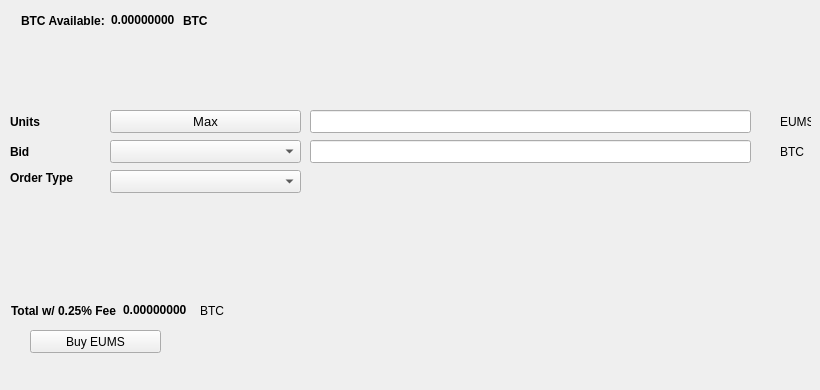
   <widget class="QWidget" name="BuyTab">
    <attribute name="title">
     <string>Buy</string>
    </attribute>
    <widget class="QPushButton" name="BuyPIE">
     <property name="geometry">
      <rect>
       <x>30</x>
       <y>330</y>
       <width>131</width>
       <height>23</height>
      </rect>
     </property>
     <property name="text">
      <string>Buy EUMS</string>
     </property>
     <property name="icon">
      <iconset resource="../eums.qrc">
       <normaloff>:/icons/bitcoin</normaloff>:/icons/bitcoin</iconset>
     </property>
    </widget>
    <widget class="QLabel" name="label_3">
     <property name="geometry">
      <rect>
       <x>10</x>
       <y>110</y>
       <width>46</width>
       <height>23</height>
      </rect>
     </property>
     <property name="font">
      <font>
       <weight>75</weight>
       <bold>true</bold>
      </font>
     </property>
     <property name="text">
      <string>Units</string>
     </property>
    </widget>
    <widget class="QLineEdit" name="UnitsInput">
     <property name="geometry">
      <rect>
       <x>310</x>
       <y>110</y>
       <width>441</width>
       <height>23</height>
      </rect>
     </property>
     <property name="font">
      <font>
       <pointsize>9</pointsize>
       <weight>75</weight>
       <bold>true</bold>
      </font>
     </property>
    </widget>
    <widget class="QLineEdit" name="BuyBidPriceEdit">
     <property name="geometry">
      <rect>
       <x>310</x>
       <y>140</y>
       <width>441</width>
       <height>23</height>
      </rect>
     </property>
     <property name="font">
      <font>
       <pointsize>9</pointsize>
       <weight>75</weight>
       <bold>true</bold>
      </font>
     </property>
    </widget>
    <widget class="QLabel" name="label_4">
     <property name="geometry">
      <rect>
       <x>780</x>
       <y>110</y>
       <width>31</width>
       <height>23</height>
      </rect>
     </property>
     <property name="text">
      <string>EUMS</string>
     </property>
    </widget>
    <widget class="QLabel" name="label_5">
     <property name="geometry">
      <rect>
       <x>780</x>
       <y>140</y>
       <width>31</width>
       <height>23</height>
      </rect>
     </property>
     <property name="text">
      <string>BTC</string>
     </property>
    </widget>
    <widget class="QLabel" name="label_6">
     <property name="geometry">
      <rect>
       <x>10</x>
       <y>140</y>
       <width>46</width>
       <height>23</height>
      </rect>
     </property>
     <property name="font">
      <font>
       <weight>75</weight>
       <bold>true</bold>
      </font>
     </property>
     <property name="text">
      <string>Bid</string>
     </property>
    </widget>
    <widget class="QLabel" name="label_7">
     <property name="geometry">
      <rect>
       <x>10</x>
       <y>170</y>
       <width>91</width>
       <height>16</height>
      </rect>
     </property>
     <property name="font">
      <font>
       <weight>75</weight>
       <bold>true</bold>
      </font>
     </property>
     <property name="text">
      <string>Order Type</string>
     </property>
    </widget>
    <widget class="QPushButton" name="Buy_Max_Amount">
     <property name="geometry">
      <rect>
       <x>110</x>
       <y>110</y>
       <width>191</width>
       <height>23</height>
      </rect>
     </property>
     <property name="font">
      <font>
       <pointsize>10</pointsize>
      </font>
     </property>
     <property name="text">
      <string>Max</string>
     </property>
    </widget>
    <widget class="QComboBox" name="BuyBidcomboBox">
     <property name="geometry">
      <rect>
       <x>110</x>
       <y>140</y>
       <width>191</width>
       <height>23</height>
      </rect>
     </property>
     <property name="font">
      <font>
       <pointsize>10</pointsize>
      </font>
     </property>
    </widget>
    <widget class="QComboBox" name="buyOrdertypeCombo">
     <property name="geometry">
      <rect>
       <x>110</x>
       <y>170</y>
       <width>191</width>
       <height>23</height>
      </rect>
     </property>
     <property name="font">
      <font>
       <pointsize>10</pointsize>
      </font>
     </property>
    </widget>
    <widget class="QWidget" name="layoutWidget1">
     <property name="geometry">
      <rect>
       <x>21</x>
       <y>11</y>
       <width>227</width>
       <height>19</height>
      </rect>
     </property>
     <layout class="QHBoxLayout" name="horizontalLayout_3">
      <item>
       <widget class="QLabel" name="label232">
        <property name="font">
         <font>
          <weight>75</weight>
          <bold>true</bold>
         </font>
        </property>
        <property name="text">
         <string>BTC Available:</string>
        </property>
       </widget>
      </item>
      <item>
       <widget class="QLabel" name="BtcAvailableLbl">
        <property name="palette">
         <palette>
          <active>
           <colorrole role="WindowText">
            <brush brushstyle="SolidPattern">
             <color alpha="255">
              <red>0</red>
              <green>0</green>
              <blue>0</blue>
             </color>
            </brush>
           </colorrole>
           <colorrole role="Button">
            <brush brushstyle="SolidPattern">
             <color alpha="255">
              <red>0</red>
              <green>170</green>
              <blue>0</blue>
             </color>
            </brush>
           </colorrole>
           <colorrole role="Light">
            <brush brushstyle="SolidPattern">
             <color alpha="255">
              <red>0</red>
              <green>255</green>
              <blue>0</blue>
             </color>
            </brush>
           </colorrole>
           <colorrole role="Midlight">
            <brush brushstyle="SolidPattern">
             <color alpha="255">
              <red>0</red>
              <green>212</green>
              <blue>0</blue>
             </color>
            </brush>
           </colorrole>
           <colorrole role="Dark">
            <brush brushstyle="SolidPattern">
             <color alpha="255">
              <red>0</red>
              <green>85</green>
              <blue>0</blue>
             </color>
            </brush>
           </colorrole>
           <colorrole role="Mid">
            <brush brushstyle="SolidPattern">
             <color alpha="255">
              <red>0</red>
              <green>113</green>
              <blue>0</blue>
             </color>
            </brush>
           </colorrole>
           <colorrole role="Text">
            <brush brushstyle="SolidPattern">
             <color alpha="255">
              <red>0</red>
              <green>170</green>
              <blue>0</blue>
             </color>
            </brush>
           </colorrole>
           <colorrole role="BrightText">
            <brush brushstyle="SolidPattern">
             <color alpha="255">
              <red>255</red>
              <green>255</green>
              <blue>255</blue>
             </color>
            </brush>
           </colorrole>
           <colorrole role="ButtonText">
            <brush brushstyle="SolidPattern">
             <color alpha="255">
              <red>0</red>
              <green>0</green>
              <blue>0</blue>
             </color>
            </brush>
           </colorrole>
           <colorrole role="Base">
            <brush brushstyle="SolidPattern">
             <color alpha="255">
              <red>255</red>
              <green>255</green>
              <blue>255</blue>
             </color>
            </brush>
           </colorrole>
           <colorrole role="Window">
            <brush brushstyle="SolidPattern">
             <color alpha="255">
              <red>0</red>
              <green>170</green>
              <blue>0</blue>
             </color>
            </brush>
           </colorrole>
           <colorrole role="Shadow">
            <brush brushstyle="SolidPattern">
             <color alpha="255">
              <red>0</red>
              <green>0</green>
              <blue>0</blue>
             </color>
            </brush>
           </colorrole>
           <colorrole role="AlternateBase">
            <brush brushstyle="SolidPattern">
             <color alpha="255">
              <red>127</red>
              <green>212</green>
              <blue>127</blue>
             </color>
            </brush>
           </colorrole>
           <colorrole role="ToolTipBase">
            <brush brushstyle="SolidPattern">
             <color alpha="255">
              <red>255</red>
              <green>255</green>
              <blue>220</blue>
             </color>
            </brush>
           </colorrole>
           <colorrole role="ToolTipText">
            <brush brushstyle="SolidPattern">
             <color alpha="255">
              <red>0</red>
              <green>0</green>
              <blue>0</blue>
             </color>
            </brush>
           </colorrole>
          </active>
          <inactive>
           <colorrole role="WindowText">
            <brush brushstyle="SolidPattern">
             <color alpha="255">
              <red>0</red>
              <green>0</green>
              <blue>0</blue>
             </color>
            </brush>
           </colorrole>
           <colorrole role="Button">
            <brush brushstyle="SolidPattern">
             <color alpha="255">
              <red>0</red>
              <green>170</green>
              <blue>0</blue>
             </color>
            </brush>
           </colorrole>
           <colorrole role="Light">
            <brush brushstyle="SolidPattern">
             <color alpha="255">
              <red>0</red>
              <green>255</green>
              <blue>0</blue>
             </color>
            </brush>
           </colorrole>
           <colorrole role="Midlight">
            <brush brushstyle="SolidPattern">
             <color alpha="255">
              <red>0</red>
              <green>212</green>
              <blue>0</blue>
             </color>
            </brush>
           </colorrole>
           <colorrole role="Dark">
            <brush brushstyle="SolidPattern">
             <color alpha="255">
              <red>0</red>
              <green>85</green>
              <blue>0</blue>
             </color>
            </brush>
           </colorrole>
           <colorrole role="Mid">
            <brush brushstyle="SolidPattern">
             <color alpha="255">
              <red>0</red>
              <green>113</green>
              <blue>0</blue>
             </color>
            </brush>
           </colorrole>
           <colorrole role="Text">
            <brush brushstyle="SolidPattern">
             <color alpha="255">
              <red>0</red>
              <green>170</green>
              <blue>0</blue>
             </color>
            </brush>
           </colorrole>
           <colorrole role="BrightText">
            <brush brushstyle="SolidPattern">
             <color alpha="255">
              <red>255</red>
              <green>255</green>
              <blue>255</blue>
             </color>
            </brush>
           </colorrole>
           <colorrole role="ButtonText">
            <brush brushstyle="SolidPattern">
             <color alpha="255">
              <red>0</red>
              <green>0</green>
              <blue>0</blue>
             </color>
            </brush>
           </colorrole>
           <colorrole role="Base">
            <brush brushstyle="SolidPattern">
             <color alpha="255">
              <red>255</red>
              <green>255</green>
              <blue>255</blue>
             </color>
            </brush>
           </colorrole>
           <colorrole role="Window">
            <brush brushstyle="SolidPattern">
             <color alpha="255">
              <red>0</red>
              <green>170</green>
              <blue>0</blue>
             </color>
            </brush>
           </colorrole>
           <colorrole role="Shadow">
            <brush brushstyle="SolidPattern">
             <color alpha="255">
              <red>0</red>
              <green>0</green>
              <blue>0</blue>
             </color>
            </brush>
           </colorrole>
           <colorrole role="AlternateBase">
            <brush brushstyle="SolidPattern">
             <color alpha="255">
              <red>127</red>
              <green>212</green>
              <blue>127</blue>
             </color>
            </brush>
           </colorrole>
           <colorrole role="ToolTipBase">
            <brush brushstyle="SolidPattern">
             <color alpha="255">
              <red>255</red>
              <green>255</green>
              <blue>220</blue>
             </color>
            </brush>
           </colorrole>
           <colorrole role="ToolTipText">
            <brush brushstyle="SolidPattern">
             <color alpha="255">
              <red>0</red>
              <green>0</green>
              <blue>0</blue>
             </color>
            </brush>
           </colorrole>
          </inactive>
          <disabled>
           <colorrole role="WindowText">
            <brush brushstyle="SolidPattern">
             <color alpha="255">
              <red>0</red>
              <green>85</green>
              <blue>0</blue>
             </color>
            </brush>
           </colorrole>
           <colorrole role="Button">
            <brush brushstyle="SolidPattern">
             <color alpha="255">
              <red>0</red>
              <green>170</green>
              <blue>0</blue>
             </color>
            </brush>
           </colorrole>
           <colorrole role="Light">
            <brush brushstyle="SolidPattern">
             <color alpha="255">
              <red>0</red>
              <green>255</green>
              <blue>0</blue>
             </color>
            </brush>
           </colorrole>
           <colorrole role="Midlight">
            <brush brushstyle="SolidPattern">
             <color alpha="255">
              <red>0</red>
              <green>212</green>
              <blue>0</blue>
             </color>
            </brush>
           </colorrole>
           <colorrole role="Dark">
            <brush brushstyle="SolidPattern">
             <color alpha="255">
              <red>0</red>
              <green>85</green>
              <blue>0</blue>
             </color>
            </brush>
           </colorrole>
           <colorrole role="Mid">
            <brush brushstyle="SolidPattern">
             <color alpha="255">
              <red>0</red>
              <green>113</green>
              <blue>0</blue>
             </color>
            </brush>
           </colorrole>
           <colorrole role="Text">
            <brush brushstyle="SolidPattern">
             <color alpha="255">
              <red>0</red>
              <green>85</green>
              <blue>0</blue>
             </color>
            </brush>
           </colorrole>
           <colorrole role="BrightText">
            <brush brushstyle="SolidPattern">
             <color alpha="255">
              <red>255</red>
              <green>255</green>
              <blue>255</blue>
             </color>
            </brush>
           </colorrole>
           <colorrole role="ButtonText">
            <brush brushstyle="SolidPattern">
             <color alpha="255">
              <red>0</red>
              <green>85</green>
              <blue>0</blue>
             </color>
            </brush>
           </colorrole>
           <colorrole role="Base">
            <brush brushstyle="SolidPattern">
             <color alpha="255">
              <red>0</red>
              <green>170</green>
              <blue>0</blue>
             </color>
            </brush>
           </colorrole>
           <colorrole role="Window">
            <brush brushstyle="SolidPattern">
             <color alpha="255">
              <red>0</red>
              <green>170</green>
              <blue>0</blue>
             </color>
            </brush>
           </colorrole>
           <colorrole role="Shadow">
            <brush brushstyle="SolidPattern">
             <color alpha="255">
              <red>0</red>
              <green>0</green>
              <blue>0</blue>
             </color>
            </brush>
           </colorrole>
           <colorrole role="AlternateBase">
            <brush brushstyle="SolidPattern">
             <color alpha="255">
              <red>0</red>
              <green>170</green>
              <blue>0</blue>
             </color>
            </brush>
           </colorrole>
           <colorrole role="ToolTipBase">
            <brush brushstyle="SolidPattern">
             <color alpha="255">
              <red>255</red>
              <green>255</green>
              <blue>220</blue>
             </color>
            </brush>
           </colorrole>
           <colorrole role="ToolTipText">
            <brush brushstyle="SolidPattern">
             <color alpha="255">
              <red>0</red>
              <green>0</green>
              <blue>0</blue>
             </color>
            </brush>
           </colorrole>
          </disabled>
         </palette>
        </property>
        <property name="font">
         <font>
          <weight>75</weight>
          <bold>true</bold>
         </font>
        </property>
        <property name="text">
         <string>0.00000000</string>
        </property>
        <property name="textInteractionFlags">
         <set>Qt::LinksAccessibleByMouse|Qt::TextSelectableByKeyboard|Qt::TextSelectableByMouse</set>
        </property>
       </widget>
      </item>
      <item>
       <widget class="QLabel" name="BtcAvailableLbl_2">
        <property name="font">
         <font>
          <weight>75</weight>
          <bold>true</bold>
         </font>
        </property>
        <property name="text">
         <string>BTC</string>
        </property>
       </widget>
      </item>
     </layout>
    </widget>
    <widget class="QWidget" name="layoutWidge2">
     <property name="geometry">
      <rect>
       <x>11</x>
       <y>301</y>
       <width>259</width>
       <height>19</height>
      </rect>
     </property>
     <layout class="QHBoxLayout" name="horizontalLayout_4">
      <item>
       <widget class="QLabel" name="label_9">
        <property name="font">
         <font>
          <weight>75</weight>
          <bold>true</bold>
         </font>
        </property>
        <property name="text">
         <string>Total w/ 0.25% Fee</string>
        </property>
       </widget>
      </item>
      <item>
       <widget class="QLabel" name="BuyCostLabel">
        <property name="palette">
         <palette>
          <active>
           <colorrole role="WindowText">
            <brush brushstyle="SolidPattern">
             <color alpha="255">
              <red>0</red>
              <green>0</green>
              <blue>0</blue>
             </color>
            </brush>
           </colorrole>
           <colorrole role="Button">
            <brush brushstyle="SolidPattern">
             <color alpha="255">
              <red>0</red>
              <green>170</green>
              <blue>0</blue>
             </color>
            </brush>
           </colorrole>
           <colorrole role="Light">
            <brush brushstyle="SolidPattern">
             <color alpha="255">
              <red>0</red>
              <green>255</green>
              <blue>0</blue>
             </color>
            </brush>
           </colorrole>
           <colorrole role="Midlight">
            <brush brushstyle="SolidPattern">
             <color alpha="255">
              <red>0</red>
              <green>212</green>
              <blue>0</blue>
             </color>
            </brush>
           </colorrole>
           <colorrole role="Dark">
            <brush brushstyle="SolidPattern">
             <color alpha="255">
              <red>0</red>
              <green>85</green>
              <blue>0</blue>
             </color>
            </brush>
           </colorrole>
           <colorrole role="Mid">
            <brush brushstyle="SolidPattern">
             <color alpha="255">
              <red>0</red>
              <green>113</green>
              <blue>0</blue>
             </color>
            </brush>
           </colorrole>
           <colorrole role="Text">
            <brush brushstyle="SolidPattern">
             <color alpha="255">
              <red>0</red>
              <green>170</green>
              <blue>0</blue>
             </color>
            </brush>
           </colorrole>
           <colorrole role="BrightText">
            <brush brushstyle="SolidPattern">
             <color alpha="255">
              <red>255</red>
              <green>255</green>
              <blue>255</blue>
             </color>
            </brush>
           </colorrole>
           <colorrole role="ButtonText">
            <brush brushstyle="SolidPattern">
             <color alpha="255">
              <red>0</red>
              <green>0</green>
              <blue>0</blue>
             </color>
            </brush>
           </colorrole>
           <colorrole role="Base">
            <brush brushstyle="SolidPattern">
             <color alpha="255">
              <red>255</red>
              <green>255</green>
              <blue>255</blue>
             </color>
            </brush>
           </colorrole>
           <colorrole role="Window">
            <brush brushstyle="SolidPattern">
             <color alpha="255">
              <red>0</red>
              <green>170</green>
              <blue>0</blue>
             </color>
            </brush>
           </colorrole>
           <colorrole role="Shadow">
            <brush brushstyle="SolidPattern">
             <color alpha="255">
              <red>0</red>
              <green>0</green>
              <blue>0</blue>
             </color>
            </brush>
           </colorrole>
           <colorrole role="AlternateBase">
            <brush brushstyle="SolidPattern">
             <color alpha="255">
              <red>127</red>
              <green>212</green>
              <blue>127</blue>
             </color>
            </brush>
           </colorrole>
           <colorrole role="ToolTipBase">
            <brush brushstyle="SolidPattern">
             <color alpha="255">
              <red>255</red>
              <green>255</green>
              <blue>220</blue>
             </color>
            </brush>
           </colorrole>
           <colorrole role="ToolTipText">
            <brush brushstyle="SolidPattern">
             <color alpha="255">
              <red>0</red>
              <green>0</green>
              <blue>0</blue>
             </color>
            </brush>
           </colorrole>
          </active>
          <inactive>
           <colorrole role="WindowText">
            <brush brushstyle="SolidPattern">
             <color alpha="255">
              <red>0</red>
              <green>0</green>
              <blue>0</blue>
             </color>
            </brush>
           </colorrole>
           <colorrole role="Button">
            <brush brushstyle="SolidPattern">
             <color alpha="255">
              <red>0</red>
              <green>170</green>
              <blue>0</blue>
             </color>
            </brush>
           </colorrole>
           <colorrole role="Light">
            <brush brushstyle="SolidPattern">
             <color alpha="255">
              <red>0</red>
              <green>255</green>
              <blue>0</blue>
             </color>
            </brush>
           </colorrole>
           <colorrole role="Midlight">
            <brush brushstyle="SolidPattern">
             <color alpha="255">
              <red>0</red>
              <green>212</green>
              <blue>0</blue>
             </color>
            </brush>
           </colorrole>
           <colorrole role="Dark">
            <brush brushstyle="SolidPattern">
             <color alpha="255">
              <red>0</red>
              <green>85</green>
              <blue>0</blue>
             </color>
            </brush>
           </colorrole>
           <colorrole role="Mid">
            <brush brushstyle="SolidPattern">
             <color alpha="255">
              <red>0</red>
              <green>113</green>
              <blue>0</blue>
             </color>
            </brush>
           </colorrole>
           <colorrole role="Text">
            <brush brushstyle="SolidPattern">
             <color alpha="255">
              <red>0</red>
              <green>170</green>
              <blue>0</blue>
             </color>
            </brush>
           </colorrole>
           <colorrole role="BrightText">
            <brush brushstyle="SolidPattern">
             <color alpha="255">
              <red>255</red>
              <green>255</green>
              <blue>255</blue>
             </color>
            </brush>
           </colorrole>
           <colorrole role="ButtonText">
            <brush brushstyle="SolidPattern">
             <color alpha="255">
              <red>0</red>
              <green>0</green>
              <blue>0</blue>
             </color>
            </brush>
           </colorrole>
           <colorrole role="Base">
            <brush brushstyle="SolidPattern">
             <color alpha="255">
              <red>255</red>
              <green>255</green>
              <blue>255</blue>
             </color>
            </brush>
           </colorrole>
           <colorrole role="Window">
            <brush brushstyle="SolidPattern">
             <color alpha="255">
              <red>0</red>
              <green>170</green>
              <blue>0</blue>
             </color>
            </brush>
           </colorrole>
           <colorrole role="Shadow">
            <brush brushstyle="SolidPattern">
             <color alpha="255">
              <red>0</red>
              <green>0</green>
              <blue>0</blue>
             </color>
            </brush>
           </colorrole>
           <colorrole role="AlternateBase">
            <brush brushstyle="SolidPattern">
             <color alpha="255">
              <red>127</red>
              <green>212</green>
              <blue>127</blue>
             </color>
            </brush>
           </colorrole>
           <colorrole role="ToolTipBase">
            <brush brushstyle="SolidPattern">
             <color alpha="255">
              <red>255</red>
              <green>255</green>
              <blue>220</blue>
             </color>
            </brush>
           </colorrole>
           <colorrole role="ToolTipText">
            <brush brushstyle="SolidPattern">
             <color alpha="255">
              <red>0</red>
              <green>0</green>
              <blue>0</blue>
             </color>
            </brush>
           </colorrole>
          </inactive>
          <disabled>
           <colorrole role="WindowText">
            <brush brushstyle="SolidPattern">
             <color alpha="255">
              <red>0</red>
              <green>85</green>
              <blue>0</blue>
             </color>
            </brush>
           </colorrole>
           <colorrole role="Button">
            <brush brushstyle="SolidPattern">
             <color alpha="255">
              <red>0</red>
              <green>170</green>
              <blue>0</blue>
             </color>
            </brush>
           </colorrole>
           <colorrole role="Light">
            <brush brushstyle="SolidPattern">
             <color alpha="255">
              <red>0</red>
              <green>255</green>
              <blue>0</blue>
             </color>
            </brush>
           </colorrole>
           <colorrole role="Midlight">
            <brush brushstyle="SolidPattern">
             <color alpha="255">
              <red>0</red>
              <green>212</green>
              <blue>0</blue>
             </color>
            </brush>
           </colorrole>
           <colorrole role="Dark">
            <brush brushstyle="SolidPattern">
             <color alpha="255">
              <red>0</red>
              <green>85</green>
              <blue>0</blue>
             </color>
            </brush>
           </colorrole>
           <colorrole role="Mid">
            <brush brushstyle="SolidPattern">
             <color alpha="255">
              <red>0</red>
              <green>113</green>
              <blue>0</blue>
             </color>
            </brush>
           </colorrole>
           <colorrole role="Text">
            <brush brushstyle="SolidPattern">
             <color alpha="255">
              <red>0</red>
              <green>85</green>
              <blue>0</blue>
             </color>
            </brush>
           </colorrole>
           <colorrole role="BrightText">
            <brush brushstyle="SolidPattern">
             <color alpha="255">
              <red>255</red>
              <green>255</green>
              <blue>255</blue>
             </color>
            </brush>
           </colorrole>
           <colorrole role="ButtonText">
            <brush brushstyle="SolidPattern">
             <color alpha="255">
              <red>0</red>
              <green>85</green>
              <blue>0</blue>
             </color>
            </brush>
           </colorrole>
           <colorrole role="Base">
            <brush brushstyle="SolidPattern">
             <color alpha="255">
              <red>0</red>
              <green>170</green>
              <blue>0</blue>
             </color>
            </brush>
           </colorrole>
           <colorrole role="Window">
            <brush brushstyle="SolidPattern">
             <color alpha="255">
              <red>0</red>
              <green>170</green>
              <blue>0</blue>
             </color>
            </brush>
           </colorrole>
           <colorrole role="Shadow">
            <brush brushstyle="SolidPattern">
             <color alpha="255">
              <red>0</red>
              <green>0</green>
              <blue>0</blue>
             </color>
            </brush>
           </colorrole>
           <colorrole role="AlternateBase">
            <brush brushstyle="SolidPattern">
             <color alpha="255">
              <red>0</red>
              <green>170</green>
              <blue>0</blue>
             </color>
            </brush>
           </colorrole>
           <colorrole role="ToolTipBase">
            <brush brushstyle="SolidPattern">
             <color alpha="255">
              <red>255</red>
              <green>255</green>
              <blue>220</blue>
             </color>
            </brush>
           </colorrole>
           <colorrole role="ToolTipText">
            <brush brushstyle="SolidPattern">
             <color alpha="255">
              <red>0</red>
              <green>0</green>
              <blue>0</blue>
             </color>
            </brush>
           </colorrole>
          </disabled>
         </palette>
        </property>
        <property name="font">
         <font>
          <weight>75</weight>
          <bold>true</bold>
         </font>
        </property>
        <property name="autoFillBackground">
         <bool>false</bool>
        </property>
        <property name="text">
         <string>0.00000000</string>
        </property>
        <property name="textInteractionFlags">
         <set>Qt::LinksAccessibleByMouse|Qt::TextSelectableByMouse</set>
        </property>
       </widget>
      </item>
      <item>
       <widget class="QLabel" name="label_10">
        <property name="font">
         <font>
          <weight>50</weight>
          <bold>false</bold>
         </font>
        </property>
        <property name="text">
         <string>BTC</string>
        </property>
       </widget>
      </item>
     </layout>
    </widget>
    <widget class="QLabel" name="label_24">
     <property name="geometry">
      <rect>
       <x>460</x>
       <y>300</y>
       <width>281</width>
       <height>81</height>
      </rect>
     </property>
     <property name="text">
      <string/>
     </property>
     <property name="pixmap">
      <pixmap>:/images/bittrex</pixmap>
     </property>
    </widget>
   </widget>
